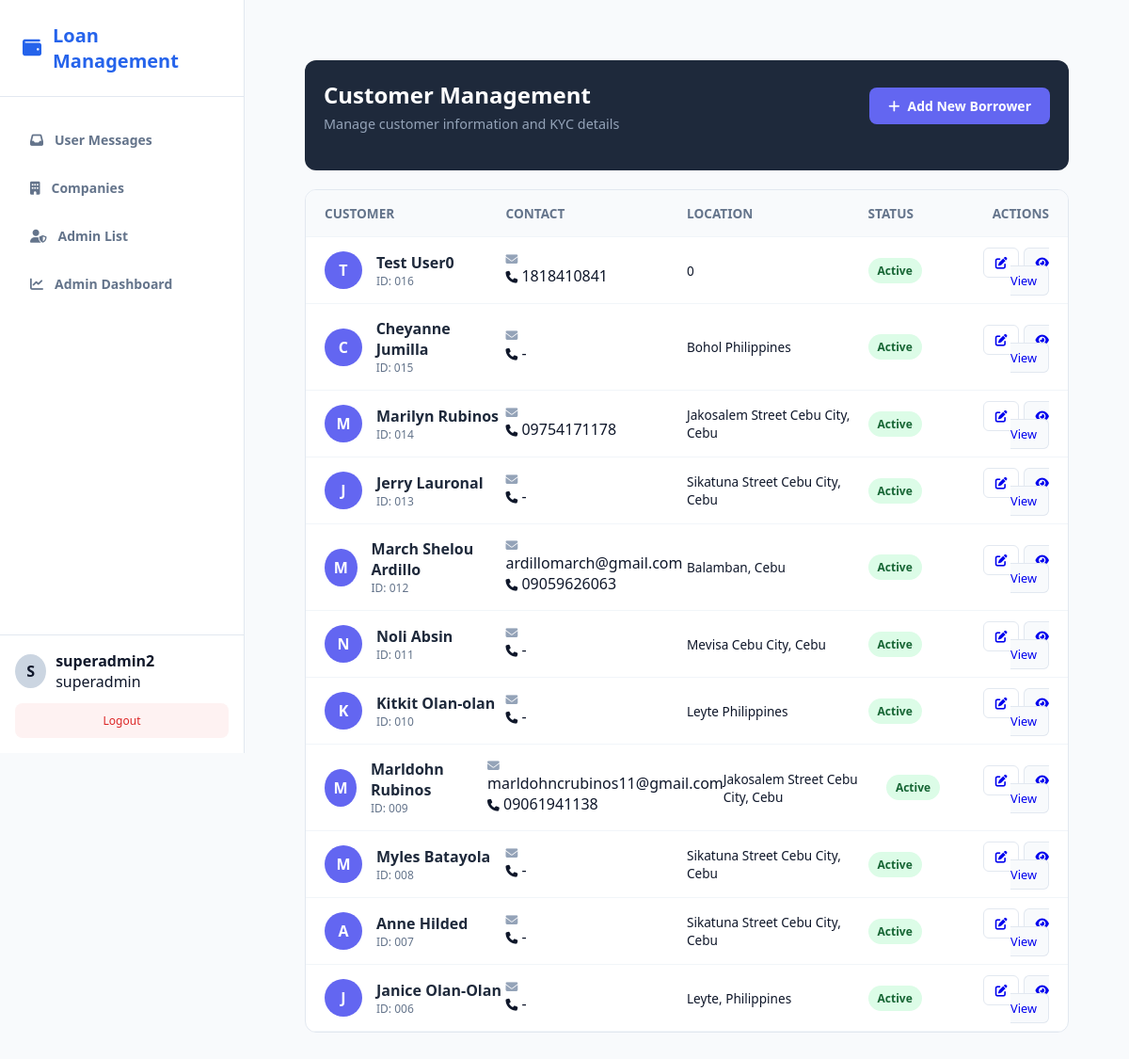
The app's page /public/index.php?url=borrower/index (signed in) with its own data.
### tables this page shows
CREATE TABLE `borrowers` (
  `id` int(11) NOT NULL,
  `company_id` int(11) NOT NULL,
  `first_name` varchar(100) NOT NULL,
  `middle_name` varchar(100) DEFAULT NULL,
  `last_name` varchar(100) NOT NULL,
  `gender` varchar(20) DEFAULT NULL,
  `birthdate` date DEFAULT NULL,
  `phone` varchar(30) NOT NULL,
  `email` varchar(100) DEFAULT NULL,
  `address` text NOT NULL,
  `valid_id` varchar(150) DEFAULT NULL,
  `status` tinyint(1) DEFAULT 1,
  `created_at` timestamp NOT NULL DEFAULT current_timestamp(),
  `occupation` text DEFAULT NULL
);

### app/core/Database.php (called while the page is built)
<?php
class Database {
    private static $host = "localhost";
    private static $port = "3306";
    private static $db   = "loan_saas_db";
    private static $user = "root";
    private static $pass = "";
    public static function getConnection() {
        try {
            $conn = new PDO(
                "mysql:host=" . self::$host . ";port=" . self::$port . ";dbname=" . self::$db,
                self::$user,
                self::$pass
            );
            $conn->setAttribute(PDO::ATTR_ERRMODE, PDO::ERRMODE_EXCEPTION);
            $conn->setAttribute(PDO::ATTR_DEFAULT_FETCH_MODE, PDO::FETCH_ASSOC);
            return $conn;
        } catch (Exception $e) {
            die("Database connection failed: " . $e->getMessage());
        }
    }
}

### app/controllers/BorrowerController.php (called while the page is built, shortened)
<?php
require_once __DIR__ . '/../models/Borrower.php';
class BorrowerController {
    private $borrowerModel;
    public function __construct() {
        $this->borrowerModel = new Borrower();
    }
    public function index() {
        $borrowers = $this->borrowerModel->getAll();
        require_once __DIR__ . '/../views/admin/borrowers/index.php';
    }
}

### public/index.php (called while the page is built, shortened)
<?php
require_once __DIR__ . "/../app/core/Database.php";
require_once __DIR__ . "/../app/core/Model.php";
require_once __DIR__ . "/../app/core/App.php";
$init = new App();

### app/core/Model.php (called while the page is built, shortened)
<?php
require_once __DIR__ . "/Database.php";
class Model {
    public function __construct() {
        $this->conn = Database::getConnection();
    }
    protected function getTenantId() {
        return $_SESSION['user']['company_id'] ?? 1;
    }
}

### app/models/Borrower.php (called while the page is built, shortened)
<?php
require_once __DIR__ . '/../core/Model.php';
class Borrower extends Model {
    public function getAll() {
        $stmt = $this->conn->prepare("SELECT * FROM borrowers WHERE company_id = ? ORDER BY id DESC");
        $stmt->execute([$this->getTenantId()]);
        return $stmt->fetchAll();
    }
}

### app/views/admin/borrowers/index.php (the view, shortened to what this page needs)
<?php require_once dirname(__DIR__, 2) . '/layouts/header.php'; ?>
<div class="customer-card">
    <div class="customer-header">
        <div>
            <h2 style="margin:0;">Customer Management</h2>
            <p style="margin:5px 0 0; color: #94a3b8; font-size: 0.9rem;">Manage customer information and KYC details</p>
        </div>
        <button type="button" class="btn-primary" onclick="document.getElementById('addModal').style.display='flex'">
            <i class="fas fa-plus"></i> Add New Borrower
        </button>
    </div>
</div>
<div class="customer-list">
    <div class="customer-row header">
        <div>Customer</div>
        <div>Contact</div>
        <div>Location</div>
        <div>Status</div>
        <div style="text-align: right;">Actions</div>
    </div>
    <?php if (empty($borrowers)): ?>
        <div style="padding: 40px; text-align: center; color: #94a3b8;">No customer records found.</div>
    <?php else: ?>
        <?php foreach ($borrowers as $b): ?>
            <div class="customer-row">
                <div style="display: flex; align-items: center;">
                    <div class="avatar-circle"><?= strtoupper(substr($b['first_name'], 0, 1)) ?></div>
                    <div>
                        <div style="font-weight: 700; color: #1e293b;"><?= htmlspecialchars($b['first_name'] . ' ' . $b['last_name']) ?></div>
                        <div style="font-size: 0.75rem; color: #64748b;">ID: <?= str_pad($b['id'], 3, '0', STR_PAD_LEFT) ?></div>
                    </div>
                </div>
                <div>
                    <i class="fas fa-envelope" style="color: #94a3b8; font-size: 0.8rem;"></i> <?= htmlspecialchars($b['email']) ?><br>
                    <i class="fas fa-phone" style="co   lor: #94a3b8; font-size: 0.8rem;"></i> <?= htmlspecialchars($b['phone']) ?>
                </div>
                <div style="font-size: 0.85rem;"><?= htmlspecialchars($b['address']) ?></div>
                <div>
                    <span class="badge <?= $b['status'] == 1 ? 'badge-active' : 'badge-inactive' ?>">
                        <?= $b['status'] == 1 ? 'Active' : 'Inactive' ?>
                    </span>
                </div>
                <div style="text-align: right;">
                    <a href="/loansaas/public/index.php?url=borrower/edit/<?= $b['id'] ?>" class="btn-action"><i class="fas fa-edit"></i></a>
                    <a href="/loansaas/public/index.php?url=borrower/details&id=<?= $b['id'] ?>" class="btn-action" style="background: #f8fafc;"><i class="fas fa-eye"></i> View</a>
                </div>
            </div>
        <?php endforeach; ?>
    <?php endif; ?>
</div>
<?php require_once dirname(__DIR__, 2) . '/layouts/footer.php'; ?>

### app/core/App.php (shortened to what this page needs)
<?php
class App {
    protected $method = "login";
    public function __construct() {
        $url = $this->parseUrl();
        $controllerPart = !empty($url[0]) ? ucfirst($url[0]) . "Controller" : "AuthController";
        $controllerFile = __DIR__ . "/../controllers/" . $controllerPart . ".php";
        if (file_exists($controllerFile)) {
            array_shift($url);
        } else {
            require_once __DIR__ . "/../controllers/AuthController.php";
            $this->controller = "AuthController";
        }
        $this->controller = new $this->controller;
        if (isset($url[0]) && method_exists($this->controller, $url[0])) {
            $this->method = $url[0];
            array_shift($url);
        } else {
            $this->method = 'index';
        }
        $this->params = $url ? array_values($url) : [];
        if (is_callable([$this->controller, $this->method])) {
            call_user_func_array([$this->controller, $this->method], $this->params);
        } else {
            die("Error: Method {$this->method} not found in " . get_class($this->controller));
        }
    }
    public function parseUrl() {
        if (isset($_GET['url']) && !empty($_GET['url'])) {
            return explode("/", filter_var(rtrim($_GET['url'], "/"), FILTER_SANITIZE_URL));
        }
        return [];
    }
}

### app/views/layouts/header.php (shortened to what this page needs)
<?php
$current_url = $_GET['url'] ?? '';
$userRole = $_SESSION['user']['role'] ?? '';
?>
<!DOCTYPE html>
<html lang="en">
<head>
    <link rel="stylesheet" href="https://cdnjs.cloudflare.com/ajax/libs/font-awesome/6.4.0/css/all.min.css">
    <link rel="stylesheet" href="/loansaas/public/css/style.css">
</head>
<body>
    <aside class="sidebar">
        <div class="sidebar-brand">
            <i class="fas fa-wallet"></i>
            <span><?= htmlspecialchars($_SESSION['user']['company_name'] ?? 'Loan Management') ?></span>
        </div>
        <ul class="sidebar-menu">
            <?php
            $menuItems = [];
            if ($userRole === 'superadmin') {
                $menuItems = [
                    ['url' => 'feedback/index', 'icon' => 'fa-inbox', 'label' => 'User Messages'],
                    ['url' => 'admin/index', 'icon' => 'fa-building', 'label' => 'Companies'],
                    ['url' => 'superadmin/listAdmins', 'icon' => 'fa-user-shield', 'label' => 'Admin List'],
                    ['url' => 'superadmin/dashboard', 'icon' => 'fa-chart-line', 'label' => 'Admin Dashboard']
                ];
            }
            foreach ($menuItems as $item) {
                $active = (strpos($current_url, explode('/', $item['url'])[0]) === 0) ? 'active' : '';
                echo "<li class='menu-item $active'>
                        <a href='/loansaas/public/index.php?url={$item['url']}'>
                            <i class='fas {$item['icon']}'></i> <span>{$item['label']}</span>
                        </a>
                      </li>";
            }
            ?>
        </ul>
        <div class="sidebar-footer">
            <div class="user-profile">
                <div class="user-avatar"><?= strtoupper(substr($_SESSION['user']['username'] ?? 'U', 0, 1)) ?></div>
                <div class="user-info">
                    <strong><?= htmlspecialchars($_SESSION['user']['username'] ?? 'User') ?></strong>
                    <span><?= htmlspecialchars($_SESSION['user']['role'] ?? 'Staff') ?></span>
                </div>
            </div>
            <a href="/loansaas/public/index.php?url=auth/logout" class="logout-btn">Logout</a>
        </div>
    </aside>
    <main class="main-content">

### app/views/layouts/footer.php (shortened to what this page needs)
    </main>
</body>
</html>

### public/css/style.css (style rules this page uses)
body { font-family: 'Segoe UI', system-ui, sans-serif; background: #f8fafc; padding: 24px; margin: 0; }
.btn-primary { background: #2563eb; color: #ffffff; padding: 10px 16px; border-radius: 8px; font-size: 14px; font-weight: 600; text-decoration: none; display: inline-flex; align-items: center; gap: 8px; }
.badge { padding: 4px 8px; border-radius: 12px; font-size: 12px; font-weight: 600; }
.badge-active { background: #dcfce7; color: #15803d; }
:root { --sidebar-width: 260px; --primary-color: #2563eb; --bg-light: #f8fafc; --text-dark: #0f172a; --text-muted: #64748b; --border-color: #e2e8f0; }
* { box-sizing: border-box; margin: 0; padding: 0; font-family: 'Segoe UI', system-ui, sans-serif; }
body { background: var(--bg-light); color: var(--text-dark); min-height: 100vh; }
.sidebar { width: var(--sidebar-width); background: #ffffff; border-right: 1px solid var(--border-color); position: fixed; height: 100vh; left: 0; top: 0; display: flex; flex-direction: column; z-index: 100; }
.sidebar-brand { padding: 24px; font-size: 20px; font-weight: 700; color: var(--primary-color); border-bottom: 1px solid var(--border-color); }
.sidebar-menu { list-style: none; padding: 24px 16px; display: flex; flex-direction: column; gap: 8px; flex-grow: 1; }
.menu-item a { display: flex; align-items: center; gap: 12px; padding: 12px 16px; color: var(--text-muted); text-decoration: none; font-weight: 600; font-size: 14px; border-radius: 8px; transition: 0.2s; }
.sidebar-footer { padding: 16px; border-top: 1px solid var(--border-color); }
.user-profile { display: flex; align-items: center; gap: 10px; margin-bottom: 12px; }
.user-avatar { width: 36px; height: 36px; background: #cbd5e1; border-radius: 50%; display: flex; align-items: center; justify-content: center; font-weight: bold; }
.main-content { margin-left: var(--sidebar-width); padding: 40px; }

### app/views/layouts/header.php (style rules this page uses)
.sidebar { width: 260px; height: 100vh; background: #fff; border-right: 1px solid #f1f5f9; display: flex; flex-direction: column; position: fixed; }
.sidebar-brand { padding: 24px 20px; display: flex; align-items: center; gap: 12px; font-weight: 700; color: #1e293b; border-bottom: 1px solid #f1f5f9; }
.sidebar-menu { list-style: none; padding: 15px 0; margin: 0; flex-grow: 1; }
.menu-item a { display: flex; align-items: center; gap: 12px; padding: 12px 20px; color: #64748b; text-decoration: none; }
.sidebar-footer { padding: 20px; border-top: 1px solid #f1f5f9; }
.user-profile { display: flex; align-items: center; gap: 10px; margin-bottom: 15px; }
.user-avatar { width: 38px; height: 38px; background: #e2e8f0; border-radius: 50%; display: flex; align-items: center; justify-content: center; font-weight: bold; }
.logout-btn { display: block; width: 100%; text-align: center; padding: 10px; background: #fef2f2; color: #dc2626; border-radius: 8px; text-decoration: none; font-size: 12px; }
.main-content { margin-left: 260px; padding: 20px; }

### app/views/admin/borrowers/index.php (style rules this page uses)
.customer-card { background: #1e293b; color: #ffffff; border-radius: 12px; padding: 20px; margin-bottom: 20px; }
.customer-header { display: flex; justify-content: space-between; align-items: center; margin-bottom: 20px; }
.customer-list { background: #ffffff; border-radius: 12px; border: 1px solid #e2e8f0; overflow: hidden; }
.customer-row { display: grid; grid-template-columns: 2fr 2fr 2fr 1fr 1fr; padding: 15px 20px; border-bottom: 1px solid #f1f5f9; align-items: center; }
.customer-row.header { background: #f8fafc; font-weight: 700; color: #64748b; font-size: 0.85rem; text-transform: uppercase; }
.avatar-circle { width: 40px; height: 40px; background: #6366f1; color: #fff; border-radius: 50%; display: flex; align-items: center; justify-content: center; font-weight: bold; margin-right: 15px; }
.badge { padding: 5px 10px; border-radius: 20px; font-size: 0.75rem; font-weight: 600; }
.badge-active { background: #dcfce7; color: #166534; }
.btn-action { padding: 6px 12px; border-radius: 6px; text-decoration: none; font-size: 0.8rem; border: 1px solid #e2e8f0; }
.btn-primary { position: relative; z-index: 20; cursor: pointer; }
.btn-primary { background: #6366f1; color: #ffffff; padding: 10px 20px; border: none; border-radius: 8px; cursor: pointer; font-weight: 600; }

### records on screen
borrowers: first_name "T", first_name+last_name "Test User0", id "016", phone "1818410841", address "0", status "Active"
borrowers: first_name "C", first_name+last_name "Cheyanne Jumilla", id "015", phone "-", address "Bohol Philippines", status "Active"
borrowers: first_name "M", first_name+last_name "Marilyn Rubinos", id "014", phone "09754171178", address "Jakosalem Street Cebu City, Cebu", status "Active"
borrowers: first_name "J", first_name+last_name "Jerry Lauronal", id "013", phone "-", address "Sikatuna Street Cebu City, Cebu", status "Active"
borrowers: first_name "M", first_name+last_name "March Shelou Ardillo", id "012", email "ardillomarch@gmail.com", phone "09059626063", address "Balamban, Cebu", status "Active"
borrowers: first_name "N", first_name+last_name "Noli Absin", id "011", phone "-", address "Mevisa Cebu City, Cebu", status "Active"
borrowers: first_name "K", first_name+last_name "Kitkit Olan-olan", id "010", phone "-", address "Leyte Philippines", status "Active"
borrowers: first_name "M", first_name+last_name "Marldohn Rubinos", id "009", email "marldohncrubinos11@gmail.com", phone "09061941138", address "Jakosalem Street Cebu City, Cebu", status "Active"
borrowers: first_name "M", first_name+last_name "Myles Batayola", id "008", phone "-", address "Sikatuna Street Cebu City, Cebu", status "Active"
borrowers: first_name "A", first_name+last_name "Anne Hilded", id "007", phone "-", address "Sikatuna Street Cebu City, Cebu", status "Active"
borrowers: first_name "J", first_name+last_name "Janice Olan-Olan", id "006", phone "-", address "Leyte, Philippines", status "Active"

### other values on screen
$_SESSION['user']['company_name'] "Loan Management"
$item['label'] "User Messages"
$item['label'] "Companies"
$item['label'] "Admin List"
$item['label'] "Admin Dashboard"
substr($_SESSION['user']['username'] ?? 'U', 0, 1) "S"
$_SESSION['user']['username'] "superadmin2"
$_SESSION['user']['role'] "superadmin"
